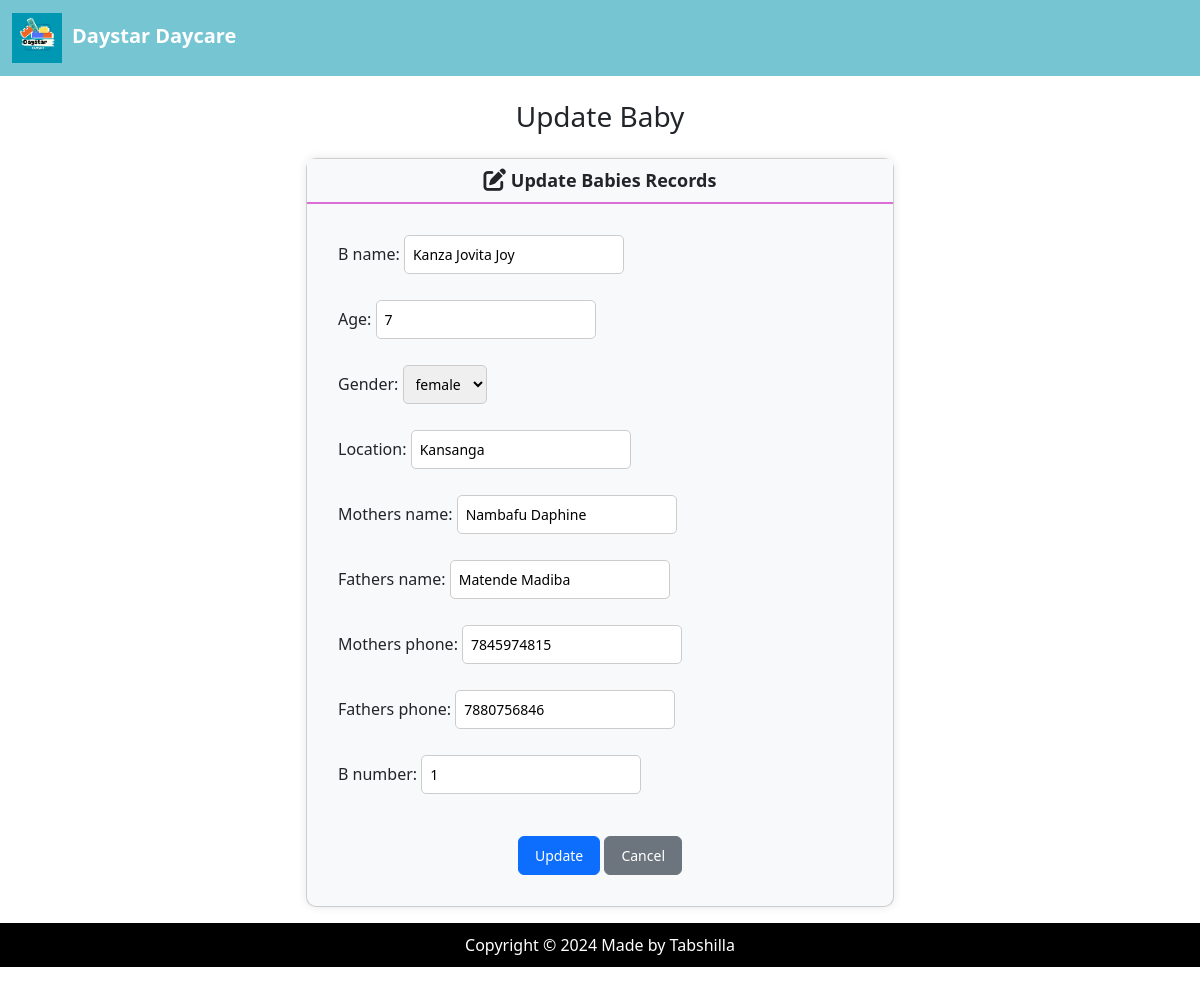
Page /edit/1/ on the committed database.
### DaystarApp/models.py (models this page shows, shortened)
class BabyReg(models.Model):
    B_name = models.CharField(max_length=100,null=True, blank=True)
    age = models.CharField(max_length=100,null=True, blank=True)
    gender = models.CharField(choices=[('female', 'female'),('male','male')], max_length=100, null=False)
    location = models.CharField(max_length=100,null=True,)
    mothers_name = models.CharField(max_length=100, null=True, blank=True)
    fathers_name = models.CharField(max_length=100, null=True, blank=True)
    mothers_phone = models.IntegerField(null=True, blank=True)
    fathers_phone = models.IntegerField(null=True, blank=True)
    B_number = models.IntegerField(null=True, blank=True)

### DaystarApp/views.py (the view)
# urls.py: path('edit/<int:id>/', views.edit, name='edit'),
def edit(request,id):
    if request.method =='POST':
     baby = BabyReg.objects.get(pk=id)
     form = BabyRegForm(request.POST, instance=baby)
     if form.is_valid():
        form.save()
        return render(request, 'DaystarApp/edit.html', {
            'form':form,
            'success':True
            })
    else:
        baby = BabyReg.objects.get(pk=id)
        form = BabyRegForm(instance=baby)
    return render(request, 'DaystarApp/edit.html',{'form':form})

### DaystarApp/forms.py
class BabyRegForm(ModelForm):
    class Meta:
        model = BabyReg
        fields =  '__all__'

### DaystarApp/templates/DaystarApp/edit.html (shortened to what this page needs)
{% extends "DaystarApp/base.html" %}
{% load static %}
{% block content %}
<h3 class="text-center m-4"> Update Baby</h3>
{% if success %}
<div class="alert alert-success text-center" role="alert">
    The Baby is updated successfully.
    <a href="{% url 'home' %}" class="alert-link">Go to Home Page</a>
</div>
{% else %}
   <div class="row justify-content-center">
    <div class="col-md-6">
        <div class="card bg-light mb-3" style="border-radius: 10px; box-shadow: 0 0 10px rgba(0, 0, 0, 0.1);">
            <div class="card-header text-center" style="font-size: 18px; font-weight: bold;">
                <i class="fa-solid fa-pen-to-square fa-lg"></i>
                Update Babies Records
            </div>
            <div class="card-body">
              <form action="" method="POST" style="padding: 15px;">
                {{ form.as_p }}
                <div class="text-center mt-3">
                  <button type="submit" class="btn btn-primary" style="padding: 8px 16px; font-size: 14px;">Update</button>
                  <a href="{% url 'home' %}" class="btn btn-secondary" style="padding: 8px 16px; font-size: 14px;">Cancel</a>
                </div>
              </form>
            </div>
        </div>
    </div>
   </div>
{% endif %}
{% endblock %}

### DaystarApp/templates/DaystarApp/base.html (style rules this page uses)
body { display: flex; flex-direction: column; min-height: 100vh; }

### DaystarApp/templates/DaystarApp/edit.html (style rules this page uses)
.card-header { background-color: #f8f9fa; border-bottom: 2px solid orchid; border-top-left-radius: 10px; border-top-right-radius: 10px; }
.card-body form { display: flex; flex-direction: column; gap: 10px; }
.card-body form input, .card-body form select, .card-body form textarea { padding: 8px; border: 1px solid #ccc; border-radius: 5px; font-size: 14px; }

### rows in the picture
BabyReg: B_name "Kanza Jovita Joy", age "7", gender "female", location "Kansanga", mothers_name "Nambafu Daphine", fathers_name "Matende Madiba", mothers_phone "7845974815", fathers_phone "7880756846", B_number "1"
